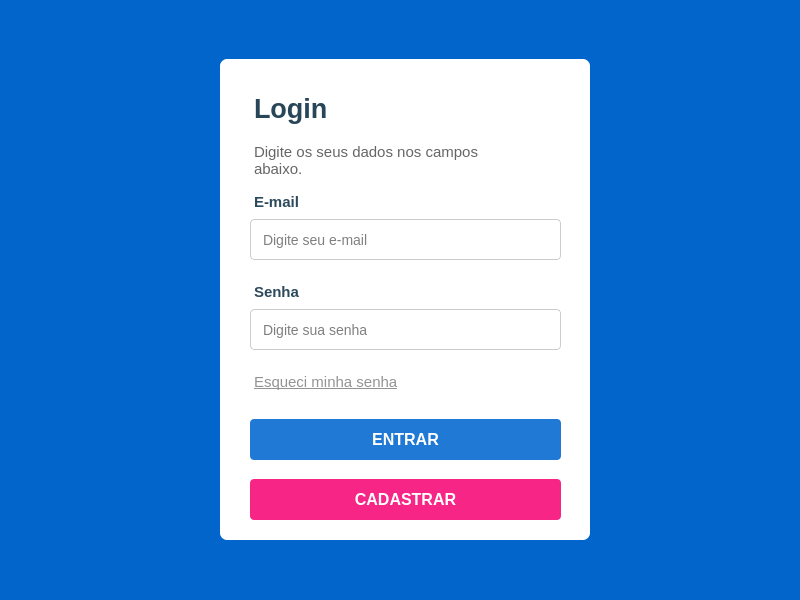
<?xml version="1.0" encoding="UTF-8"?>
<ui version="4.0">
 <class>Dialog_login</class>
 <widget class="QDialog" name="Dialog_login">
  <property name="geometry">
   <rect>
    <x>0</x>
    <y>0</y>
    <width>800</width>
    <height>600</height>
   </rect>
  </property>
  <property name="sizePolicy">
   <sizepolicy hsizetype="Preferred" vsizetype="Preferred">
    <horstretch>0</horstretch>
    <verstretch>0</verstretch>
   </sizepolicy>
  </property>
  <property name="windowTitle">
   <string>Dialog</string>
  </property>
  <property name="styleSheet">
   <string notr="true">QDialog{
background: #0265CB;
}</string>
  </property>
  <widget class="QFrame" name="frame">
   <property name="geometry">
    <rect>
     <x>220</x>
     <y>59</y>
     <width>370</width>
     <height>481</height>
    </rect>
   </property>
   <property name="minimumSize">
    <size>
     <width>370</width>
     <height>481</height>
    </size>
   </property>
   <property name="layoutDirection">
    <enum>Qt::LeftToRight</enum>
   </property>
   <property name="styleSheet">
    <string notr="true">QFrame{
background: #FFFFFF;
border-radius:7px;
box-shadow: 10px 10px 40px rgba(0, 0, 0, 0.4);
}</string>
   </property>
   <property name="frameShape">
    <enum>QFrame::NoFrame</enum>
   </property>
   <widget class="QTextEdit" name="fixed_text">
    <property name="geometry">
     <rect>
      <x>30</x>
      <y>80</y>
      <width>281</width>
      <height>51</height>
     </rect>
    </property>
    <property name="cursor" stdset="0">
     <cursorShape>ArrowCursor</cursorShape>
    </property>
    <property name="styleSheet">
     <string notr="true">QTextEdit{
background:#FFF
}</string>
    </property>
    <property name="readOnly">
     <bool>true</bool>
    </property>
    <property name="html">
     <string>&lt;!DOCTYPE HTML PUBLIC &quot;-//W3C//DTD HTML 4.0//EN&quot; &quot;http://www.w3.org/TR/REC-html40/strict.dtd&quot;&gt;
&lt;html&gt;&lt;head&gt;&lt;meta name=&quot;qrichtext&quot; content=&quot;1&quot; /&gt;&lt;style type=&quot;text/css&quot;&gt;
p, li { white-space: pre-wrap; }
&lt;/style&gt;&lt;/head&gt;&lt;body style=&quot; font-family:'MS Shell Dlg 2'; font-size:8.25pt; font-weight:400; font-style:normal;&quot;&gt;
&lt;p style=&quot; margin-top:0px; margin-bottom:0px; margin-left:0px; margin-right:0px; -qt-block-indent:0; text-indent:0px;&quot;&gt;&lt;span style=&quot; font-family:'Segoe UI'; font-size:11pt; color:#666666;&quot;&gt;Digite os seus dados nos campos abaixo.&lt;/span&gt;&lt;/p&gt;&lt;/body&gt;&lt;/html&gt;</string>
    </property>
    <property name="textInteractionFlags">
     <set>Qt::NoTextInteraction</set>
    </property>
   </widget>
   <widget class="QTextEdit" name="login_text">
    <property name="geometry">
     <rect>
      <x>30</x>
      <y>30</y>
      <width>121</width>
      <height>51</height>
     </rect>
    </property>
    <property name="cursor" stdset="0">
     <cursorShape>ArrowCursor</cursorShape>
    </property>
    <property name="readOnly">
     <bool>true</bool>
    </property>
    <property name="html">
     <string>&lt;!DOCTYPE HTML PUBLIC &quot;-//W3C//DTD HTML 4.0//EN&quot; &quot;http://www.w3.org/TR/REC-html40/strict.dtd&quot;&gt;
&lt;html&gt;&lt;head&gt;&lt;meta name=&quot;qrichtext&quot; content=&quot;1&quot; /&gt;&lt;style type=&quot;text/css&quot;&gt;
p, li { white-space: pre-wrap; }
&lt;/style&gt;&lt;/head&gt;&lt;body style=&quot; font-family:'MS Shell Dlg 2'; font-size:8.25pt; font-weight:400; font-style:normal;&quot;&gt;
&lt;p style=&quot; margin-top:12px; margin-bottom:12px; margin-left:0px; margin-right:0px; -qt-block-indent:0; text-indent:0px;&quot;&gt;&lt;span style=&quot; font-family:'Segoe UI'; font-size:20pt; font-weight:696; color:#284658;&quot;&gt;Login&lt;/span&gt;&lt;/p&gt;&lt;/body&gt;&lt;/html&gt;</string>
    </property>
   </widget>
   <widget class="QTextEdit" name="email_text_input">
    <property name="geometry">
     <rect>
      <x>30</x>
      <y>130</y>
      <width>111</width>
      <height>31</height>
     </rect>
    </property>
    <property name="cursor" stdset="0">
     <cursorShape>ArrowCursor</cursorShape>
    </property>
    <property name="readOnly">
     <bool>true</bool>
    </property>
    <property name="html">
     <string>&lt;!DOCTYPE HTML PUBLIC &quot;-//W3C//DTD HTML 4.0//EN&quot; &quot;http://www.w3.org/TR/REC-html40/strict.dtd&quot;&gt;
&lt;html&gt;&lt;head&gt;&lt;meta name=&quot;qrichtext&quot; content=&quot;1&quot; /&gt;&lt;style type=&quot;text/css&quot;&gt;
p, li { white-space: pre-wrap; }
&lt;/style&gt;&lt;/head&gt;&lt;body style=&quot; font-family:'MS Shell Dlg 2'; font-size:8.25pt; font-weight:400; font-style:normal;&quot;&gt;
&lt;p style=&quot; margin-top:0px; margin-bottom:0px; margin-left:0px; margin-right:0px; -qt-block-indent:0; text-indent:0px;&quot;&gt;&lt;span style=&quot; font-family:'Segoe UI'; font-size:11pt; font-weight:696; color:#2d4a5c;&quot;&gt;E-mail&lt;/span&gt;&lt;/p&gt;&lt;/body&gt;&lt;/html&gt;</string>
    </property>
   </widget>
   <widget class="QLineEdit" name="email_input">
    <property name="geometry">
     <rect>
      <x>30</x>
      <y>160</y>
      <width>311</width>
      <height>41</height>
     </rect>
    </property>
    <property name="styleSheet">
     <string notr="true">QLineEdit{
border-radius: 4px;
border: 1px solid #ccc;
padding-left:10px;
font-size:14px;
}</string>
    </property>
    <property name="placeholderText">
     <string>Digite seu e-mail</string>
    </property>
   </widget>
   <widget class="QTextEdit" name="senha_text_input">
    <property name="geometry">
     <rect>
      <x>30</x>
      <y>220</y>
      <width>111</width>
      <height>31</height>
     </rect>
    </property>
    <property name="cursor" stdset="0">
     <cursorShape>ArrowCursor</cursorShape>
    </property>
    <property name="readOnly">
     <bool>true</bool>
    </property>
    <property name="html">
     <string>&lt;!DOCTYPE HTML PUBLIC &quot;-//W3C//DTD HTML 4.0//EN&quot; &quot;http://www.w3.org/TR/REC-html40/strict.dtd&quot;&gt;
&lt;html&gt;&lt;head&gt;&lt;meta name=&quot;qrichtext&quot; content=&quot;1&quot; /&gt;&lt;style type=&quot;text/css&quot;&gt;
p, li { white-space: pre-wrap; }
&lt;/style&gt;&lt;/head&gt;&lt;body style=&quot; font-family:'MS Shell Dlg 2'; font-size:8.25pt; font-weight:400; font-style:normal;&quot;&gt;
&lt;p style=&quot; margin-top:0px; margin-bottom:0px; margin-left:0px; margin-right:0px; -qt-block-indent:0; text-indent:0px;&quot;&gt;&lt;span style=&quot; font-family:'Segoe UI'; font-size:11pt; font-weight:696; color:#2d4a5c;&quot;&gt;Senha&lt;/span&gt;&lt;/p&gt;&lt;/body&gt;&lt;/html&gt;</string>
    </property>
   </widget>
   <widget class="QLineEdit" name="senha_input">
    <property name="geometry">
     <rect>
      <x>30</x>
      <y>250</y>
      <width>311</width>
      <height>41</height>
     </rect>
    </property>
    <property name="styleSheet">
     <string notr="true">QLineEdit{
border-radius: 4px;
border: 1px solid #ccc;
padding-left:10px;
font-size:14px;
}</string>
    </property>
    <property name="echoMode">
     <enum>QLineEdit::Normal</enum>
    </property>
    <property name="placeholderText">
     <string>Digite sua senha</string>
    </property>
   </widget>
   <widget class="QTextEdit" name="esqueceu_senha_text">
    <property name="geometry">
     <rect>
      <x>30</x>
      <y>310</y>
      <width>171</width>
      <height>31</height>
     </rect>
    </property>
    <property name="cursor" stdset="0">
     <cursorShape>PointingHandCursor</cursorShape>
    </property>
    <property name="readOnly">
     <bool>true</bool>
    </property>
    <property name="html">
     <string>&lt;!DOCTYPE HTML PUBLIC &quot;-//W3C//DTD HTML 4.0//EN&quot; &quot;http://www.w3.org/TR/REC-html40/strict.dtd&quot;&gt;
&lt;html&gt;&lt;head&gt;&lt;meta name=&quot;qrichtext&quot; content=&quot;1&quot; /&gt;&lt;style type=&quot;text/css&quot;&gt;
p, li { white-space: pre-wrap; }
&lt;/style&gt;&lt;/head&gt;&lt;body style=&quot; font-family:'MS Shell Dlg 2'; font-size:8.25pt; font-weight:400; font-style:normal;&quot;&gt;
&lt;p style=&quot; margin-top:0px; margin-bottom:0px; margin-left:0px; margin-right:0px; -qt-block-indent:0; text-indent:0px;&quot;&gt;&lt;span style=&quot; font-family:'Segoe UI'; font-size:11pt; text-decoration: underline; color:#939393;&quot;&gt;Esqueci minha senha&lt;/span&gt;&lt;/p&gt;&lt;/body&gt;&lt;/html&gt;</string>
    </property>
   </widget>
   <widget class="QPushButton" name="entrar_button">
    <property name="geometry">
     <rect>
      <x>30</x>
      <y>360</y>
      <width>311</width>
      <height>41</height>
     </rect>
    </property>
    <property name="cursor">
     <cursorShape>PointingHandCursor</cursorShape>
    </property>
    <property name="styleSheet">
     <string notr="true">QPushButton{
 background-color: #2079D5;
    color: #fff;
    font-size: 16px;
	border-radius: 4px;
    font-weight: bold;
    cursor: pointer;
    margin: 0;
}</string>
    </property>
    <property name="text">
     <string>ENTRAR</string>
    </property>
   </widget>
   <widget class="QPushButton" name="cadastrar_button">
    <property name="geometry">
     <rect>
      <x>30</x>
      <y>420</y>
      <width>311</width>
      <height>41</height>
     </rect>
    </property>
    <property name="minimumSize">
     <size>
      <width>0</width>
      <height>41</height>
     </size>
    </property>
    <property name="cursor">
     <cursorShape>PointingHandCursor</cursorShape>
    </property>
    <property name="styleSheet">
     <string notr="true">QPushButton{
 background-color: #f72585;
    color: #fff;
    font-size: 16px;
	border-radius: 4px;
    font-weight: bold;
    cursor: pointer;
    margin: 0;
}</string>
    </property>
    <property name="text">
     <string>CADASTRAR</string>
    </property>
   </widget>
   <widget class="QLabel" name="email_person_icon">
    <property name="geometry">
     <rect>
      <x>310</x>
      <y>170</y>
      <width>20</width>
      <height>20</height>
     </rect>
    </property>
    <property name="styleSheet">
     <string notr="true">QLabel{
background:url(:/login/icons8-pessoa-do-sexo-masculino-100-1.png)
}
</string>
    </property>
    <property name="text">
     <string/>
    </property>
   </widget>
   <widget class="Line" name="email_div">
    <property name="geometry">
     <rect>
      <x>300</x>
      <y>170</y>
      <width>1</width>
      <height>20</height>
     </rect>
    </property>
    <property name="styleSheet">
     <string notr="true">Line{
background: #ccc}</string>
    </property>
    <property name="orientation">
     <enum>Qt::Vertical</enum>
    </property>
   </widget>
   <widget class="Line" name="senha_div">
    <property name="geometry">
     <rect>
      <x>300</x>
      <y>260</y>
      <width>1</width>
      <height>20</height>
     </rect>
    </property>
    <property name="styleSheet">
     <string notr="true">Line{
background: #ccc}</string>
    </property>
    <property name="orientation">
     <enum>Qt::Vertical</enum>
    </property>
   </widget>
   <widget class="QLabel" name="senha_icon">
    <property name="geometry">
     <rect>
      <x>310</x>
      <y>260</y>
      <width>20</width>
      <height>20</height>
     </rect>
    </property>
    <property name="styleSheet">
     <string notr="true">QLabel{
background:url(:/login/icons8-cadeado-100.png)
}
</string>
    </property>
    <property name="text">
     <string/>
    </property>
   </widget>
   <zorder>email_text_input</zorder>
   <zorder>fixed_text</zorder>
   <zorder>login_text</zorder>
   <zorder>senha_text_input</zorder>
   <zorder>senha_input</zorder>
   <zorder>esqueceu_senha_text</zorder>
   <zorder>entrar_button</zorder>
   <zorder>cadastrar_button</zorder>
   <zorder>email_input</zorder>
   <zorder>email_person_icon</zorder>
   <zorder>email_div</zorder>
   <zorder>senha_div</zorder>
   <zorder>senha_icon</zorder>
  </widget>
 </widget>
 <resources>
  <include location="assets/login_ui/login.qrc"/>
 </resources>
 <connections/>
</ui>
